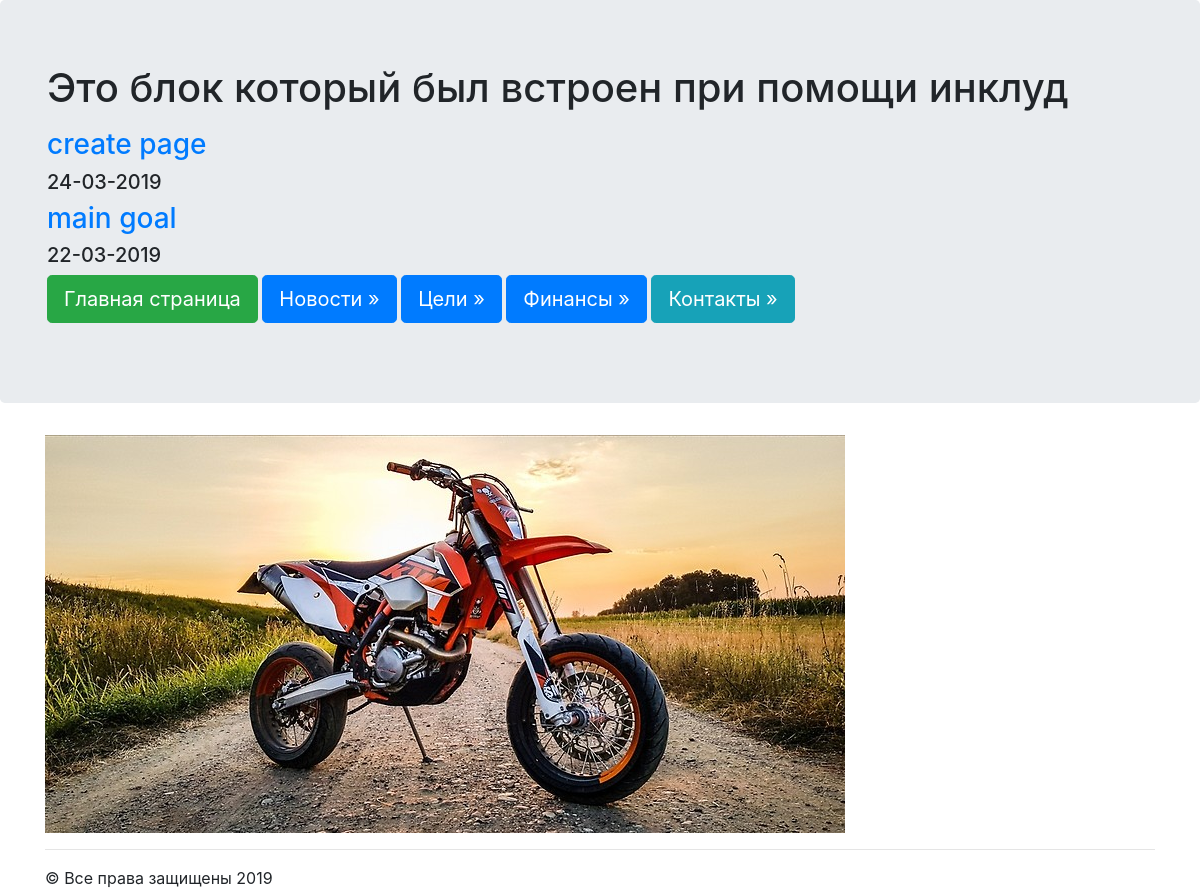
The page /goal/ on the database its author committed.
### goal/models.py (models this page shows, shortened)
class Goals(models.Model):
    title = models.CharField(max_length=120)
    post = models.TextField()
    cost = models.IntegerField()
    date = models.DateTimeField()

### goal/templates/goal/goals.html
{% extends "mainApp/wrapper.html" %}
{% block content %}
    {% for post in object_list %}
        <a href="/goal/{{post.id}}"><h3>{{post.title}}</h3></a>
        <h5>{{post.date|date:"d-m-Y"}}</h5>
    {% endfor %}
{% endblock %}

### rows shown on the page
Goals: title "create page", date "24-03-2019"
Goals: title "main goal", date "22-03-2019"
